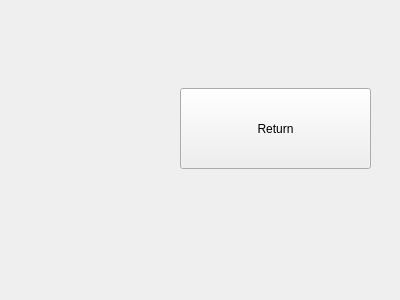
<?xml version="1.0" encoding="UTF-8"?>
<ui version="4.0">
 <class>Test</class>
 <widget class="QWidget" name="Test">
  <property name="geometry">
   <rect>
    <x>0</x>
    <y>0</y>
    <width>400</width>
    <height>300</height>
   </rect>
  </property>
  <property name="windowTitle">
   <string>Form</string>
  </property>
  <widget class="QPushButton" name="pushButton">
   <property name="geometry">
    <rect>
     <x>180</x>
     <y>88</y>
     <width>191</width>
     <height>81</height>
    </rect>
   </property>
   <property name="text">
    <string>Return</string>
   </property>
  </widget>
 </widget>
 <resources/>
 <connections/>
</ui>
